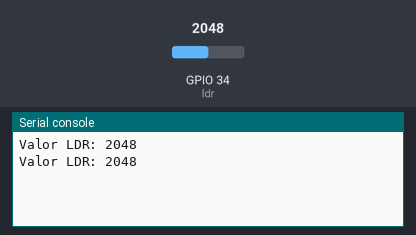
A program run on a simulated ESP32 board running MicroPython. On the bench: the last lines printed to the serial console. The test bench sets the inputs (shaded band); at power-on: GPIO 34 (ldr) = 2048 (analog values on the 0–4095 scale).

Above: at 1.2 s.
1.3 s: GPIO 34 (ldr) set to 2866
At 2.6 s:
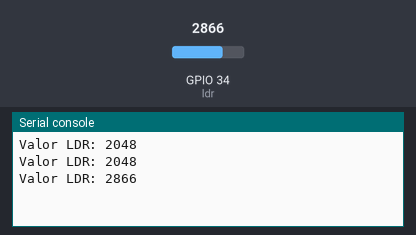
2.8 s: GPIO 34 (ldr) set to 3603
At 3.4 s:
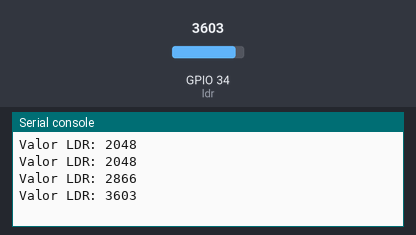
Timing chart, 0 to 5.8 s (numbered marks = the images above; inputs shaded):
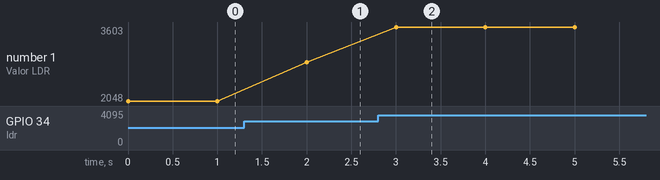

The program:

6._Leitura_de_um_sensor_de_luz__LDR_.py
```python
from machine import ADC, Pin
import time

ldr = ADC(Pin(34))  # GPIO 34
ldr.atten(ADC.ATTN_11DB)  # Configura a atenuação

while True:
    value = ldr.read()
    print('Valor LDR:', value)
    time.sleep(1)
```

Measured:
- after the input at 1.3 s, the serial console: prints a new line after 0.70 s (image 1)
- after the input at 2.8 s, the serial console: prints a new line after 0.20 s (image 2)
- plotted number 1: 2048 → 2866 after the input at 1.3 s, 2866 → 3603 after the input at 2.8 s
